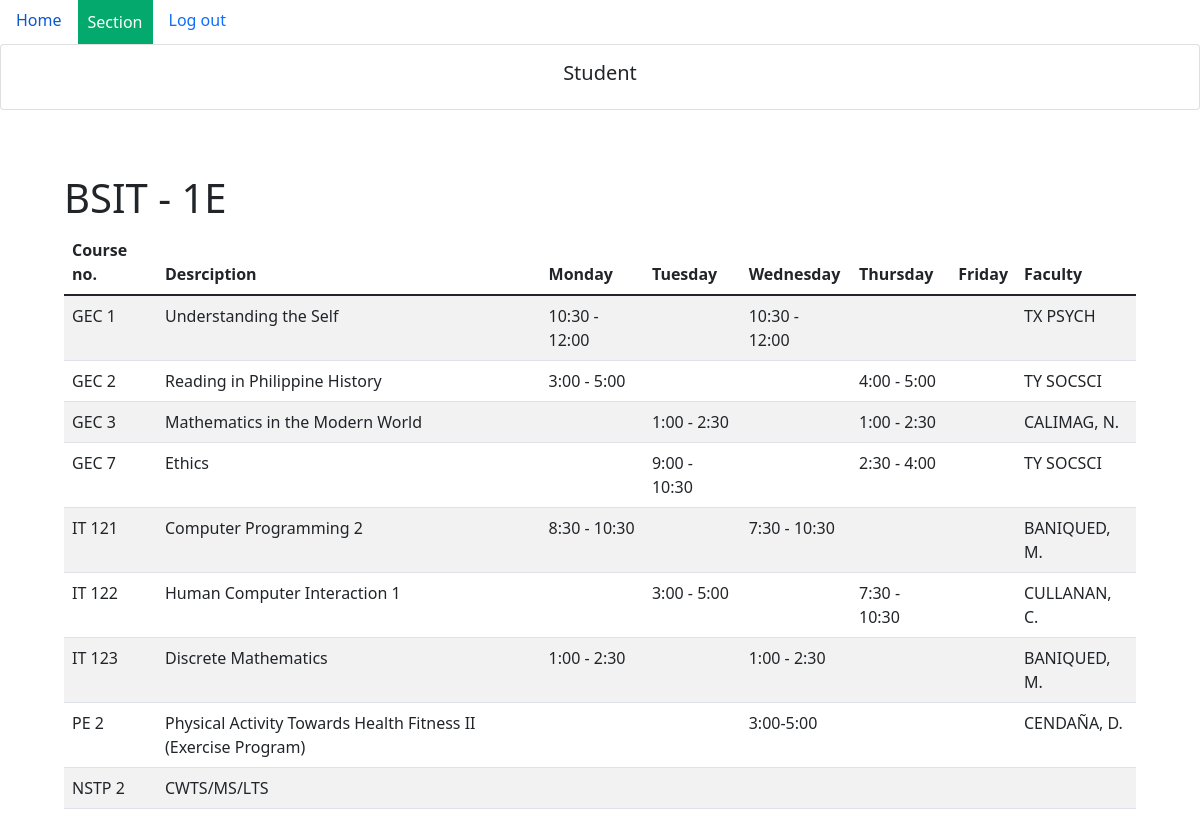
The page /bsit_1e.php (signed in) on the database its author committed.
### tables this page shows
CREATE TABLE `bsit_1e` (
  `id` int(11) NOT NULL,
  `coursenum` varchar(255) NOT NULL,
  `description` varchar(255) NOT NULL,
  `monday` varchar(255) NOT NULL,
  `monday_stat` varchar(255) NOT NULL,
  `tuesday` varchar(255) NOT NULL,
  `tue_stat` varchar(255) NOT NULL,
  `wednesday` varchar(255) NOT NULL,
  `wed_stat` varchar(255) NOT NULL,
  `thursday` varchar(255) NOT NULL,
  `thu_stat` varchar(255) NOT NULL,
  `friday` varchar(255) NOT NULL,
  `fri_stat` varchar(255) NOT NULL,
  `faculty` varchar(255) NOT NULL
);

### php/bsit_1e_members.php (called while the page is built)
<?php
if (isset($_SESSION['username']) && isset($_SESSION['id'])) {
    $sql = "SELECT * FROM bsit_1e ORDER BY id ASC";
    $res = mysqli_query($conn, $sql);
}else{
	header("Location: index.php");
}

### bsit_1e.php (the view, shortened to what this page needs)
<?php
include "db_conn.php";
if (isset($_SESSION['username']) && isset($_SESSION['id'])) {   ?>
	<!DOCTYPE html>
	<html>
	<head>
		<link rel="stylesheet" href="./css/dropdownmenu.css">
		<link href="https://cdn.jsdelivr.net/npm/bootstrap@5.1.3/dist/css/bootstrap.min.css" rel="stylesheet">
	</head>
	<body>
		<?php if ($_SESSION['role'] == 'admin') { ?>
			<nav class="nav">
				<a class="nav-link active" aria-current="page" href="#"><b>Isabela State University</b></a>
				<div class="dropdown">
					<button class="dropbtn">Section</button>
					<div class="dropdown-content">
						<a href="home.php">BSIT 1A</a>
                        <a href="bsit_1b.php">BSIT 1B</a>
                        <a href="bsit_1c.php">BSIT 1C</a>
                        <a href="bsit_1d.php">BSIT 1D</a>
					</div>
				</div>
				<a class="nav-link" href="logout.php" style="color: tomato;">Log out</a>
			</nav>
			<div class="card">
				<div class="card-body text-center">
					<h2 class="card-title" style="text-align: center;">
						Administrator
						<?= $_SESSION['name'] ?>
					</h2>
				</div>
				<div class="p-3 m-5">
					<?php include 'php/bsit_1e_members.php';
					if (mysqli_num_rows($res) > 0) { ?>
						<h1 class="display-4 fs-1">BSIT - 1E</h1>
						<table class="table table-striped" style="width: 100%;">
							<thead>
								<tr>
									<th scope="col" style="display: none;">#</th>
									<th scope="col">Course no.</th>
									<th scope="col">Desrciption</th>
									<th scope="col">Monday</th>
									<th scope="col">Tuesday</th>
									<th scope="col">Wednesday</th>
									<th scope="col">Thursday</th>
									<th scope="col">Friday</th>
									<th scope="col">Faculty</th>
									<th scope="col">Action</th>
								</tr>
							</thead>
							<tbody>
								<?php
								$i = 1;
								while ($rows = mysqli_fetch_assoc($res)) { ?>
									<tr>
										<th scope="row" style="display: none;"><?= $i ?></th>
										<td><?= $rows['coursenum'] ?></td>
										<td><?= $rows['description'] ?></td>
										<td><?= $rows['monday'] ?><br><i style="color: tomato;"><?= $rows['monday_stat'] ?></i></td>
										<td><?= $rows['tuesday'] ?><br><i style="color: tomato;"><?= $rows['tue_stat'] ?></i></td>
										<td><?= $rows['wednesday'] ?><br><i style="color: tomato;"><?= $rows['wed_stat'] ?></i></td>
										<td><?= $rows['thursday'] ?><br><i style="color: tomato;"><?= $rows['thu_stat'] ?></i></td>
										<td><?= $rows['friday'] ?><br><i style="color: tomato;"><?= $rows['fri_stat'] ?></i></td>
										<td><?= $rows['faculty'] ?></td>
										<td>
											<a href="bsit_1e_update.php?id=<?= $rows['id'] ?>" class="btn btn-success">Update</a>
										</td>
									</tr>
								<?php $i++;
								} ?>
							</tbody>
						</table>
					<?php } ?>
					<table>
						<thead>
							<tr>
								<th>
									<form method="POST" action="send_email.php">
										<button name="send" class="btn btn-primary"><span class="glyphicon glyphicon-envelope"></span>Send notification</button>
									</form>
								</th>
								<th>
									<form action="php/update_clear.php" method="post">
										<input hidden type="monday_stat" class="form-control" name="monday_stat" id="monday_stat" value="">
										<input hidden type="tue_stat" class="form-control" name="tue_stat" id="tue_stat" value="">
										<input hidden type="wed_stat" class="form-control" name="wed_stat" id="wed_stat" value="">
										<input hidden type="thu_stat" class="form-control" name="thu_stat" id="thu_stat" value="">
										<input hidden type="fri_stat" class="form-control" name="fri_stat" id="fri_stat" value="">
										<input type="text" name="id" value="<?= $row['id'] ?>" hidden>
										<button type="submit" name="update" class="btn btn-danger">
											Reset schedule
										</button>
									</form>
								</th>
							</tr>
						</thead>
					</table>
					<?php
					if (isset($_SESSION['status'])) {
						if ($_SESSION['status'] == "ok") {
					?>
							<div class="alert alert-info""><?php echo $_SESSION['result'] ?></div>
												<?php
											} else {
												?>
													<div class=" alert alert-danger"><?php echo $_SESSION['result'] ?></div>
					<?php
											}
											unset($_SESSION['result']);
											unset($_SESSION['status']);
										}
					?><br><br><br>
				</div>
			<?php } else { ?>
				<nav class="nav">
				<a class="nav-link active" aria-current="page" href="#">Home</a>
				<div class="dropdown">
					<button class="dropbtn">Section</button>
				</div>
				<a class="nav-link" href="logout.php">Log out</a>
			</nav>
				<div class="card">
					<div class="card-body text-center">
						<h5 class="card-title" style="text-align: center;">
							Student
						</h5>
					</div>
				</div>
				<div class="p-3 m-5">
					<?php include 'php/bsit_1e_members.php';
					if (mysqli_num_rows($res) > 0) { ?>
						<h1 class="display-4 fs-1">BSIT - 1E</h1>
						<table class="table table-striped" style="width: 100%;">
							<thead>
								<tr>
									<th scope="col">Course no.</th>
									<th scope="col">Desrciption</th>
									<th scope="col">Monday</th>
									<th scope="col">Tuesday</th>
									<th scope="col">Wednesday</th>
									<th scope="col">Thursday</th>
									<th scope="col">Friday</th>
									<th scope="col">Faculty</th>
								</tr>
							</thead>
							<tbody>
								<?php
								while ($rows = mysqli_fetch_assoc($res)) { ?>
									<tr>
										<td><?= $rows['coursenum'] ?></td>
										<td><?= $rows['description'] ?></td>
										<td><?= $rows['monday'] ?><br><i style="color: tomato;"><?= $rows['monday_stat'] ?></i></td>
										<td><?= $rows['tuesday'] ?><br><i style="color: tomato;"><?= $rows['tue_stat'] ?></i></td>
										<td><?= $rows['wednesday'] ?><br><i style="color: tomato;"><?= $rows['wed_stat'] ?></i></td>
										<td><?= $rows['thursday'] ?><br><i style="color: tomato;"><?= $rows['thu_stat'] ?></i></td>
										<td><?= $rows['friday'] ?><br><i style="color: tomato;"><?= $rows['fri_stat'] ?></i></td>
										<td><?= $rows['faculty'] ?></td>
									</tr>
								<?php $i++;
								} ?>
							</tbody>
						</table>
					<?php } ?>
				</div>
			<?php } ?>
	</body>
	</html>
<?php } else {
	header("Location: index.php");
} ?>

### css/dropdownmenu.css (style rules this page uses)
.dropbtn { background-color: #04AA6D; color: white; padding: 10px; font-size: 16px; border: none; }
.dropdown { position: relative; display: inline-block; }
* { box-sizing: border-box; }

### rows shown on the page
bsit_1e: coursenum "GEC 1", description "Understanding the Self", monday "10:30 - 12:00", wednesday "10:30 - 12:00", faculty "TX PSYCH"
bsit_1e: coursenum "GEC 2", description "Reading in Philippine History", monday "3:00 - 5:00", thursday "4:00 - 5:00", faculty "TY SOCSCI"
bsit_1e: coursenum "GEC 3", description "Mathematics in the Modern World", tuesday "1:00 - 2:30", thursday "1:00 - 2:30", faculty "CALIMAG, N."
bsit_1e: coursenum "GEC 7", description "Ethics", tuesday "9:00 - 10:30", thursday "2:30 - 4:00", faculty "TY SOCSCI"
bsit_1e: coursenum "IT 121", description "Computer Programming 2", monday "8:30 - 10:30", wednesday "7:30 - 10:30", faculty "BANIQUED, M."
bsit_1e: coursenum "IT 122", description "Human Computer Interaction 1", tuesday "3:00 - 5:00", thursday "7:30 - 10:30", faculty "CULLANAN, C."
bsit_1e: coursenum "IT 123", description "Discrete Mathematics", monday "1:00 - 2:30", wednesday "1:00 - 2:30", faculty "BANIQUED, M."
bsit_1e: coursenum "PE 2", description "Physical Activity Towards Health Fitness II (Exercise Program)", wednesday "3:00-5:00", faculty "CENDAÑA, D."
bsit_1e: coursenum "NSTP 2", description "CWTS/MS/LTS"
